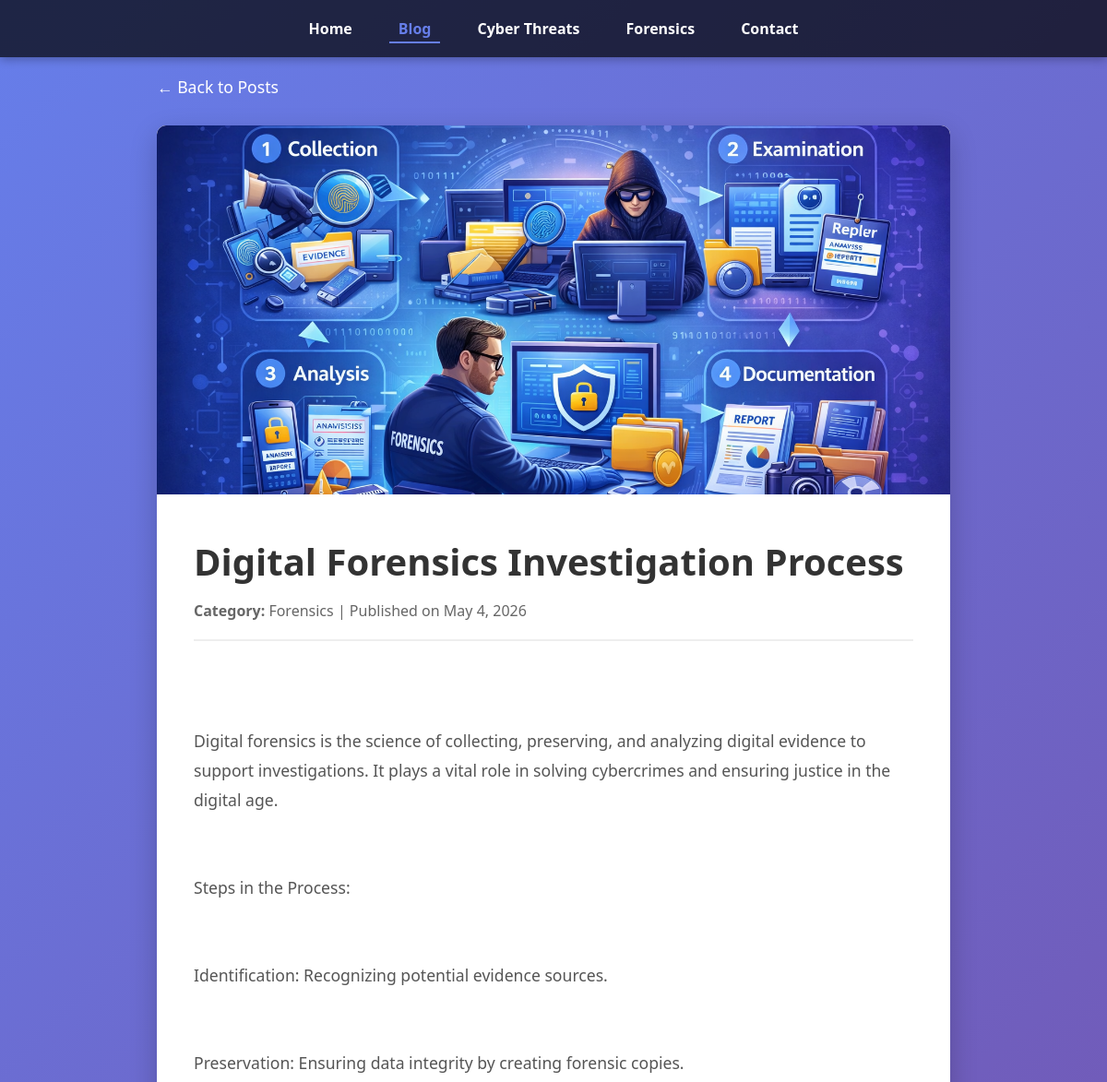
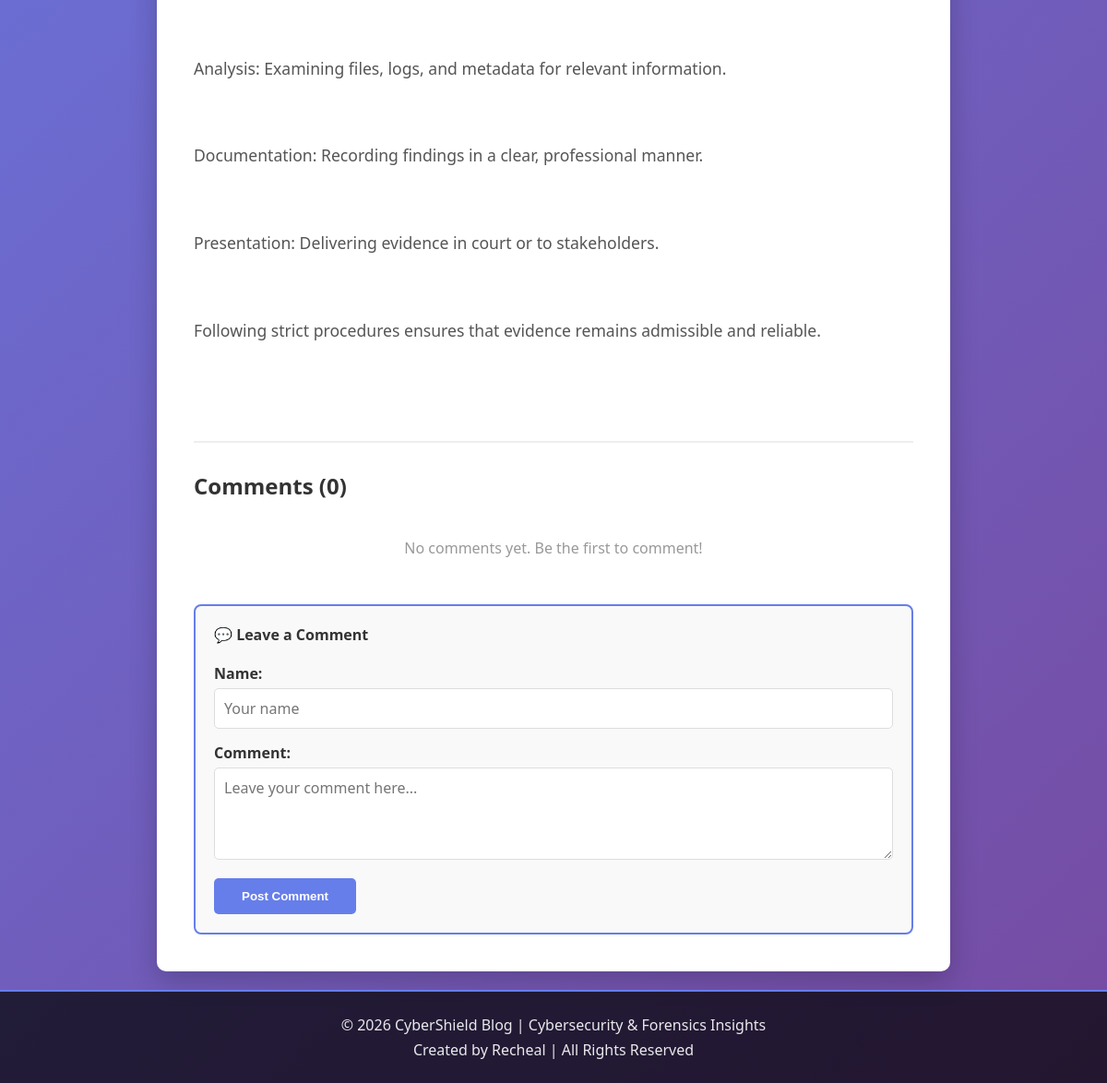
The app's page /post/4/ with its own data (2 pictures, top to bottom).
### blog/models.py (models this page shows, shortened)
class Post(models.Model):
    title = models.CharField(max_length=200)
    body = models.TextField()
    category = models.CharField(max_length=100)
    image = models.ImageField(upload_to='blog_images/', blank=True, null=True)  # ✅ added
    created_at = models.DateTimeField(auto_now_add=True)

### blog/views.py (the view, shortened to what this page needs)
# urls.py: path('post/<int:pk>/', views.post_detail, name='post_detail'),
def post_detail(request, pk):
    post = get_object_or_404(Post, pk=pk)
    comments = post.comments.all().order_by('-pub_date')
    return render(request, 'blog/post_detail.html', {'post': post, 'comments': comments})

### blog/templates/blog/post_detail.html (shortened to what this page needs)
<!DOCTYPE html>
<html>
<head>
</head>
<body>
    <div class="wrapper">
        <nav>
            <a href="/">Home</a>
            <a href="/blog/" class="active">Blog</a>
            <a href="/threats/">Cyber Threats</a>
            <a href="/forensics/">Forensics</a>
            <a href="/contact/">Contact</a>
        </nav>
        <div class="container">
            <a href="{% url 'post_list' %}" class="back-link">← Back to Posts</a>
            <article class="post-detail">
                {% if post.image %}
                    <img src="{{ post.image.url }}" alt="{{ post.title }}" class="post-image">
                {% else %}
                    <div class="post-image" style="background: linear-gradient(135deg, #667eea 0%, #764ba2 100%); display: flex; align-items: center; justify-content: center;">
                        <span style="color: white; font-size: 4em;">🔐</span>
                    </div>
                {% endif %}
                <div class="post-content">
                    <h1 class="post-title">{{ post.title }}</h1>
                    <div class="post-meta">
                        <strong>Category:</strong> {{ post.category }} |
                        Published on {{ post.created_at|date:"F j, Y" }}
                    </div>
                    <div class="post-body">
                        {{ post.body|linebreaks }}
                    </div>
                    <div class="comments-section">
                        <h3>Comments ({{ comments.count }})</h3>
                        {% if comments %}
                            {% for comment in comments %}
                            <div class="comment">
                                <div class="comment-author">{{ comment.author }}</div>
                                <div class="comment-date">{{ comment.pub_date|date:"F j, Y \a\t H:i" }}</div>
                                <div class="comment-content">{{ comment.content }}</div>
                            </div>
                            {% endfor %}
                        {% else %}
                        <div class="no-comments">
                            <p>No comments yet. Be the first to comment!</p>
                        </div>
                        {% endif %}
                        <div class="comment-form">
                            <h4>💬 Leave a Comment</h4>
                            <form method="post" action="">
                                <div class="form-group">
                                    <label for="author">Name:</label>
                                    <input type="text" id="author" name="author" placeholder="Your name" required>
                                </div>
                                <div class="form-group">
                                    <label for="content">Comment:</label>
                                    <textarea id="content" name="content" placeholder="Leave your comment here..." required></textarea>
                                </div>
                                <button type="submit" class="comment-submit">Post Comment</button>
                            </form>
                        </div>
                    </div>
                </div>
            </article>
        </div>
        <footer>
            <p>© 2026 CyberShield Blog | Cybersecurity & Forensics Insights</p>
            <p>Created by Recheal | All Rights Reserved</p>
        </footer>
    </div>
</body>
</html>

### blog/templates/blog/post_detail.html (style rules this page uses)
* { margin: 0; padding: 0; box-sizing: border-box; }
body { font-family: 'Segoe UI', Tahoma, Geneva, Verdana, sans-serif; background: linear-gradient(135deg, #667eea 0%, #764ba2 100%); min-height: 100vh; display: flex; flex-direction: column; }
.wrapper { flex: 1; display: flex; flex-direction: column; }
nav { background: rgba(0, 0, 0, 0.7); padding: 15px 20px; display: flex; justify-content: center; gap: 30px; flex-wrap: wrap; box-shadow: 0 2px 10px rgba(0, 0, 0, 0.3); }
nav a { color: white; text-decoration: none; font-weight: 600; font-size: 1em; transition: color 0.3s; padding: 5px 10px; }
nav a.active { color: #667eea; border-bottom: 2px solid #667eea; padding-bottom: 3px; }
.container { max-width: 900px; margin: 0 auto; padding: 20px; flex: 1; }
.back-link { display: inline-block; color: white; text-decoration: none; margin-bottom: 30px; font-size: 1.1em; transition: opacity 0.3s; }
.post-detail { background: white; border-radius: 10px; overflow: hidden; box-shadow: 0 10px 30px rgba(0, 0, 0, 0.2); }
.post-image { width: 100%; height: 400px; object-fit: cover; background: #f0f0f0; }
.post-content { padding: 40px; }
.post-title { font-size: 2.5em; color: #333; margin-bottom: 15px; }
.post-meta { font-size: 1em; color: #666; margin-bottom: 30px; border-bottom: 2px solid #eee; padding-bottom: 20px; }
.post-body { font-size: 1.1em; line-height: 1.8; color: #555; margin-bottom: 40px; white-space: pre-wrap; word-wrap: break-word; }
.comments-section { border-top: 2px solid #eee; padding-top: 30px; }
.comments-section h3 { font-size: 1.5em; margin-bottom: 20px; color: #333; }
.no-comments { text-align: center; color: #999; padding: 20px; }
.comment-form { background: #f9f9f9; padding: 20px; margin-top: 30px; border-radius: 8px; border: 2px solid #667eea; }
.comment-form h4 { color: #333; margin-top: 0; margin-bottom: 20px; }
.form-group { margin-bottom: 15px; }
.form-group label { display: block; color: #333; font-weight: 600; margin-bottom: 5px; }
.form-group input, .form-group textarea { width: 100%; padding: 10px; border: 1px solid #ddd; border-radius: 5px; font-family: inherit; font-size: 1em; }
.form-group textarea { resize: vertical; min-height: 100px; }
.comment-submit { background: #667eea; color: white; border: none; padding: 12px 30px; border-radius: 5px; cursor: pointer; font-weight: 600; transition: background 0.3s; }
footer { background: rgba(0, 0, 0, 0.7); color: white; text-align: center; padding: 20px; margin-top: auto; border-top: 2px solid #667eea; }
footer p { margin: 5px 0; opacity: 0.9; }

### records on screen
Post: image (picture), title "Digital Forensics Investigation Process", category "Forensics", created_at "May 4, 2026", body "Digital forensics is the science of collecting, preserving, and analyzing digital evidence to support investigations. It plays a vital role in solving cybercrimes and ensuring justice in the digital age. Steps in the Process: Identification: Recognizing potential evidence sources. Preservation: Ensuring data integrity by creating forensic copies. Analysis: Examining files, logs, and metadata for relevant information. Documentation: Recording findings in a clear, professional manner. Presentation: Delivering evidence in court or to stakeholders. Following strict procedures ensures that evidence remains admissible and reliable."

### other values on screen
{{ comments.count }} "0"
